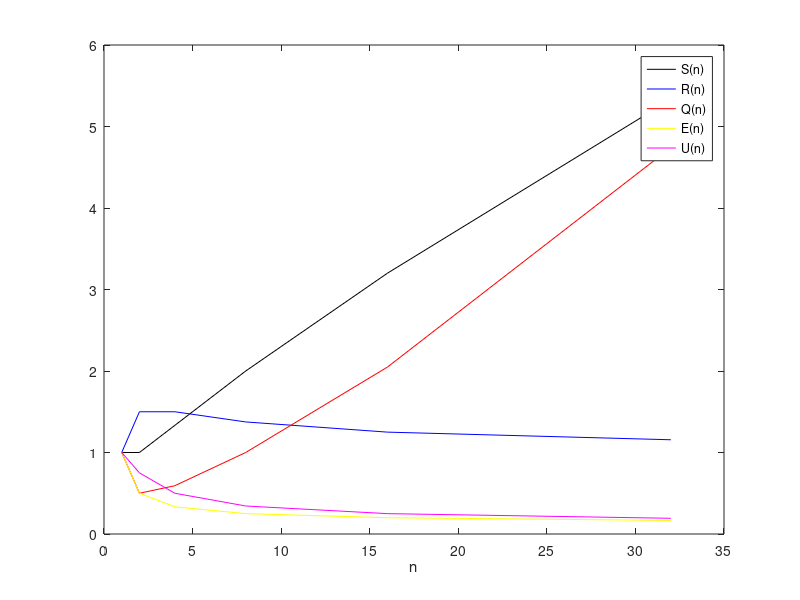

MATLAB code to generate this figure:
# Adunarea a n elemente, pe p procesoare
# Cele n elemente sunt împărțite între cele p procesoare.
# Fiecare procesor face suma a câte n/p elemente. => p * (n / p) operații
# După care sumele parțiale de pe cele p procesoare sunt adunate,
# folosind o strategie de tip Divide et Impera. => log(p) operații
# O(n, p) = p * n / p + log(p) = n + log(p)
# O(n, 1) = n
# T(n, p) = n / p + log(p)
# T(n, 1) = n
# => O(n, 1) = T(n, 1)

# Pentru simplitate, consider că n = p în acest caz.
# O(n) = n + log(n); O(1) = n
# T(n) = 1 + log(n); T(1) = n

# S(n) = T(1) / T(n) = n / (1 + log(n)) = n / (1 + log(n))
# E(n) = S(n) / n = 1 / (1 + log(n))
# R(n) = O(n) / O(1) = (n + log(n)) / n = 1 + log(n) / n
# U(n) = R(n) * E(n) = (1 + log(n) / n) / (1 + log(n))
# Q(n) = S(n) * E(n) / R(n) = n ^ 2 / [(1 + log(n)) ^ 3]

n = [1, 2, 4, 8, 16, 32];
s = arrayfun(@(x) x / (1 + log2(x)) , n);
e = arrayfun(@(x) 1 / (1 + log2(x)), n);
r = arrayfun(@(x) 1 + log2(x) / x, n);
u = arrayfun(@(x) (1 + log2(x) / x) / (1 + log2(x)), n);
q = arrayfun(@(x) x .^ 2 / ((1 + log2(x)) .^ 3), n);

plot(n, s, 'k', n, r, 'b', n, q, 'r', n, e, 'y', n, u, 'm')
xlabel ("n");
legend("S(n)", "R(n)", "Q(n)", "E(n)", "U(n)");